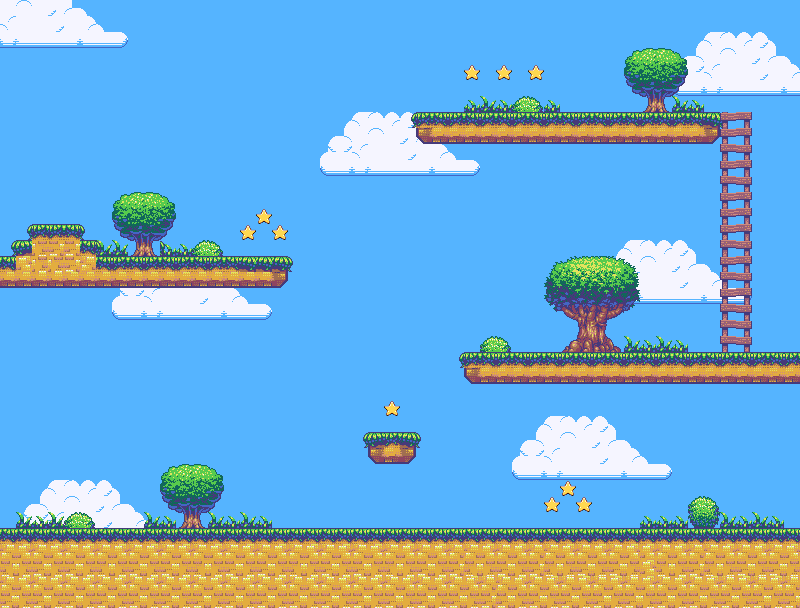

This is a level from a 2D game, rendered from its Tiled map with the project's own tilesets. A one-line summary and the map file follow, with tile-layer data summarised:
An orthogonal 50x38 tile map with 16x16 px tiles, 6 tile layers (sky, background, ground, ladder, ...), 2 tilesets.

<map version="1.0" orientation="orthogonal" renderorder="right-down" width="50" height="38" tilewidth="16" tileheight="16" nextobjectid="1">
 <tileset firstgid="1" name="outside_tiles" tilewidth="16" tileheight="16" tilecount="3072" columns="64">
  <image source="outside_tiles.png" width="1024" height="768" />
 </tileset>
 <tileset firstgid="3073" name="star_tile" tilewidth="16" tileheight="16" tilecount="1" columns="1">
  <image source="star_tile.png" width="16" height="16" />
 </tileset>
 <layer name="sky" width="50" height="38">
  <data>[1900 cells, 1900 non-empty, 41 distinct tile ids]</data>
 </layer>
 <layer name="background" width="50" height="38">
  <data>[1900 cells, 122 non-empty, 56 distinct tile ids]</data>
 </layer>
 <layer name="ground" width="50" height="38">
  <data>[1900 cells, 392 non-empty, 49 distinct tile ids]</data>
 </layer>
 <layer name="ladder" width="50" height="38">
  <data>[1900 cells, 41 non-empty, 11 distinct tile ids]</data>
 </layer>
 <layer name="platform_edge" width="50" height="38">
  <data>[1900 cells, 17 non-empty, 1 distinct tile ids]</data>
 </layer>
 <layer name="stars" width="50" height="38">
  <data>[1900 cells, 10 non-empty, 1 distinct tile ids]</data>
 </layer>
</map>
